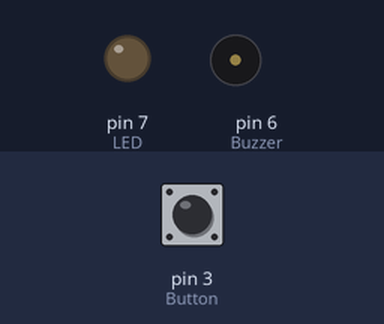
Bench run of a sketch on a simulated Arduino Uno, built with avr-gcc and run on an emulated ATmega328P. Parts: output pins drawn as LEDs (lit = HIGH), buzzer (waves = sounding, pin HIGH). The inputs (shaded band) are chosen by the test bench; at power-on: pin 3 (Button) LOW.

Above: at 1.2 s.
1.3 s: pin 3 (Button) pulled HIGH for 0.15 s
At 1.37 s:
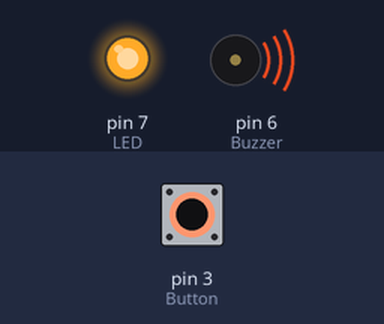
2.9 s: pin 3 (Button) pulled HIGH for 3.2 s
At 7.2 s:
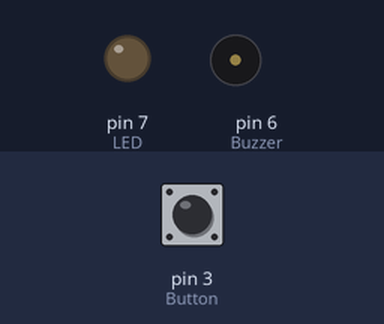
Timing chart, 0 to 8.7 s (numbered marks = the images above; inputs shaded):
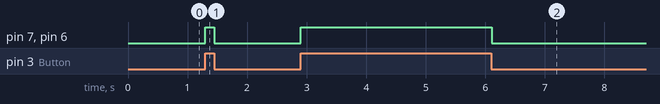

Measured:
- after the input at 1.3 s, pin 7 (LED), pin 6 (Buzzer): LOW → HIGH at once, → LOW 0.15 s later
- after the input at 2.9 s, pin 7 (LED), pin 6 (Buzzer): LOW → HIGH at once, → LOW 3.2 s later

The sketch:

grove_buzzer.ino
```cpp
const int Buzzer = 6;
const int Button = 3;
const int LED = 7;
void setup()
{
  pinMode(Buzzer, OUTPUT);
  pinMode(Button, INPUT);
  pinMode(LED, OUTPUT);

}

void loop()
{
  int buttonState = digitalRead(Button);
  if(buttonState == 1)
  {
    digitalWrite(Buzzer, HIGH);
    digitalWrite(LED, HIGH);
    delay(10);
  }
  else
  {
    digitalWrite(Buzzer, LOW);
    digitalWrite(LED, LOW);
  }
}
```
